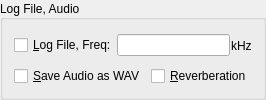
         <widget class="QGroupBox" name="GroupBoxLogFileSaveData">
          <property name="sizePolicy">
           <sizepolicy hsizetype="Minimum" vsizetype="Minimum">
            <horstretch>0</horstretch>
            <verstretch>0</verstretch>
           </sizepolicy>
          </property>
          <property name="title">
           <string>Log File, Audio</string>
          </property>
          <property name="alignment">
           <set>Qt::AlignLeading|Qt::AlignLeft|Qt::AlignVCenter</set>
          </property>
          <layout class="QVBoxLayout" name="_26">
           <property name="spacing">
            <number>6</number>
           </property>
           <property name="margin">
            <number>11</number>
           </property>
           <item>
            <layout class="QHBoxLayout" name="_27">
             <property name="spacing">
              <number>0</number>
             </property>
             <property name="margin">
              <number>0</number>
             </property>
             <item>
              <widget class="QCheckBox" name="CheckBoxWriteLog">
               <property name="text">
                <string>&amp;Log File, Freq:</string>
               </property>
              </widget>
             </item>
             <item>
              <widget class="QLineEdit" name="EdtFrequency"/>
             </item>
             <item>
              <widget class="QLabel" name="TextLabel1_3">
               <property name="text">
                <string>kHz</string>
               </property>
               <property name="wordWrap">
                <bool>false</bool>
               </property>
               <property name="indent">
                <number>1</number>
               </property>
              </widget>
             </item>
            </layout>
           </item>
           <item>
            <layout class="QHBoxLayout" name="_28">
             <property name="spacing">
              <number>6</number>
             </property>
             <property name="margin">
              <number>0</number>
             </property>
             <item>
              <widget class="QCheckBox" name="CheckBoxSaveAudioWave">
               <property name="text">
                <string>&amp;Save Audio as WAV</string>
               </property>
              </widget>
             </item>
             <item>
              <widget class="QCheckBox" name="CheckBoxReverb">
               <property name="text">
                <string>&amp;Reverberation</string>
               </property>
              </widget>
             </item>
            </layout>
           </item>
          </layout>
         </widget>
